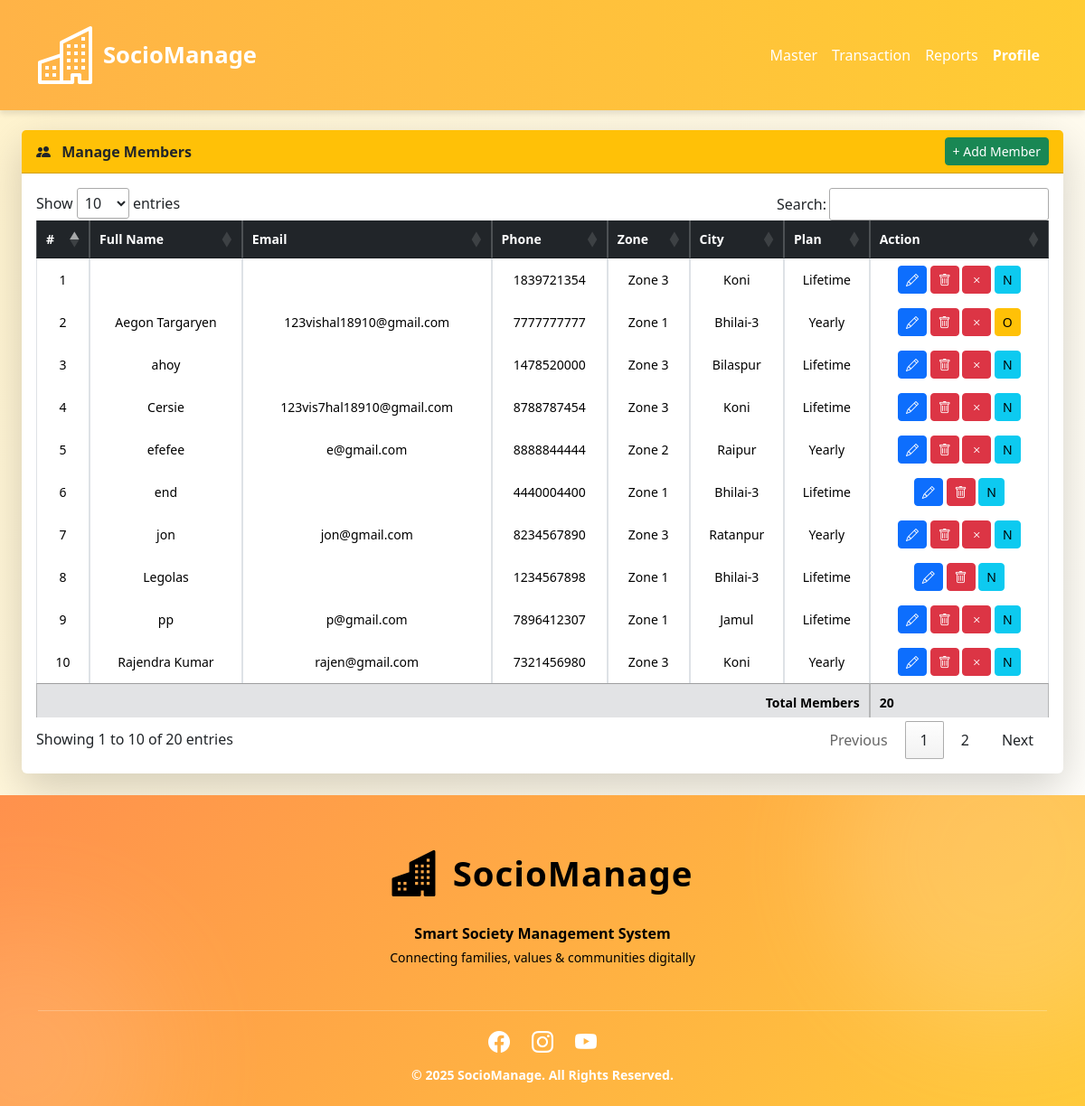
Page /dataTableMember.php (signed in) on the earlier database version.
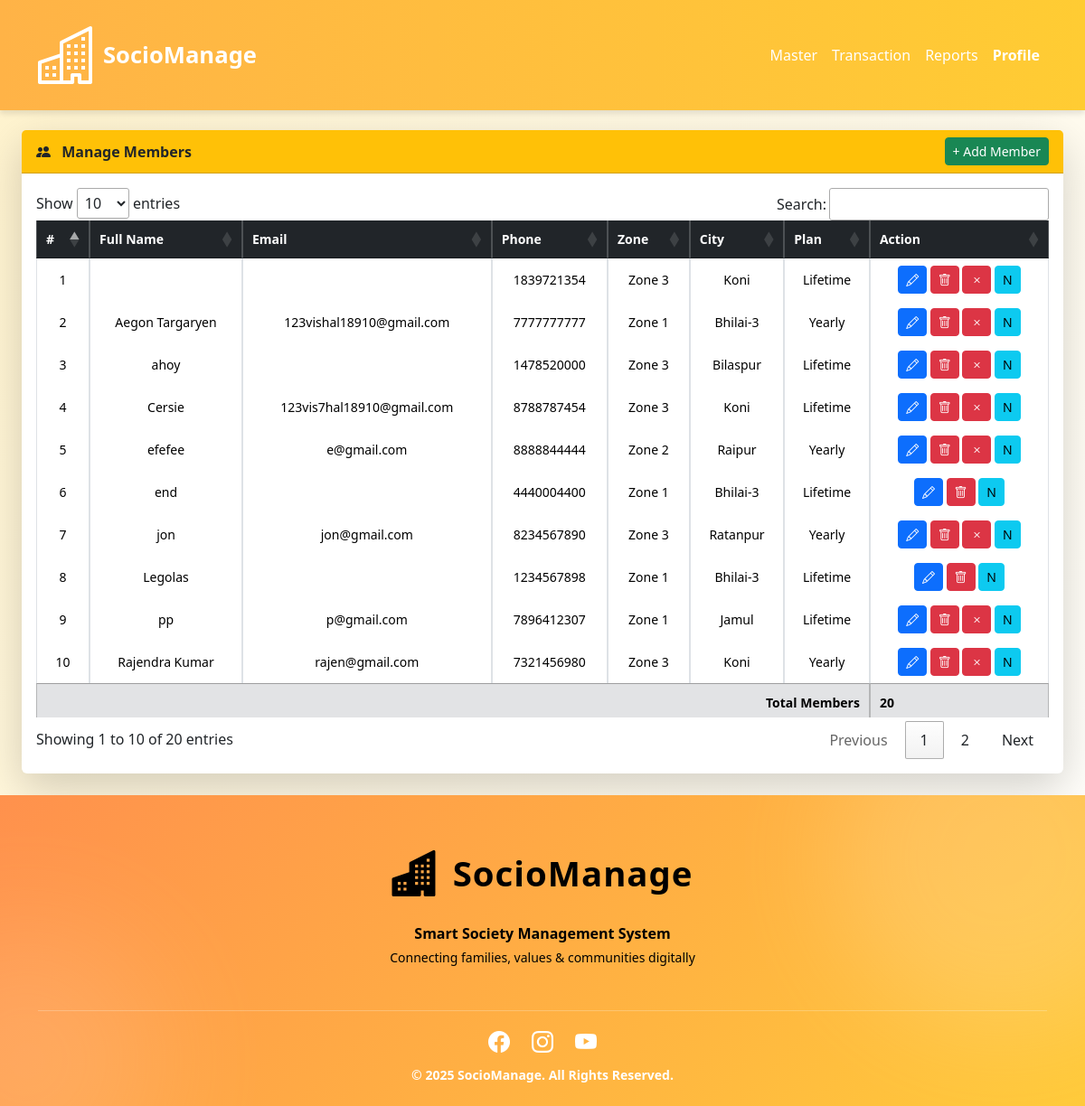
Same page on the later database version.
### tables this page shows
CREATE TABLE IF NOT EXISTS `sens_members` (
  `member_id` int NOT NULL AUTO_INCREMENT,
  `user_id` int NOT NULL,
  `zone_id` int NOT NULL,
  `city_id` int NOT NULL,
  `plan_id` int NOT NULL,
  `gender` varchar(20) NOT NULL,
  `dob` date NOT NULL,
  `membership_start` date DEFAULT NULL,
  `membership_end` date DEFAULT NULL,
  `phone` text NOT NULL,
  `address` text,
  `photo` varchar(255) DEFAULT 'default.png',
  `created_at` timestamp NULL DEFAULT CURRENT_TIMESTAMP,
  `fullname` text NOT NULL,
  `balance_amount` float NOT NULL,
  `created_by` varchar(100) DEFAULT NULL,
  `business` text NOT NULL,
  `education` text NOT NULL,
  `mstatus` int NOT NULL DEFAULT '1',
  PRIMARY KEY (`member_id`),
  KEY `user_id` (`user_id`),
  KEY `zone_id` (`zone_id`),
  KEY `city_id` (`city_id`),
  KEY `plan_id` (`plan_id`)
);

CREATE TABLE IF NOT EXISTS `sens_users` (
  `id` int NOT NULL AUTO_INCREMENT,
  `name` text NOT NULL,
  `email` varchar(150) NOT NULL,
  `password` varchar(255) NOT NULL DEFAULT '123456',
  `role` varchar(30) NOT NULL DEFAULT 'user',
  `created_at` timestamp NULL DEFAULT CURRENT_TIMESTAMP,
  `onboarding` int NOT NULL DEFAULT '0',
  `created_by` varchar(100) DEFAULT NULL,
  PRIMARY KEY (`id`)
);

CREATE TABLE IF NOT EXISTS `sens_zones` (
  `zone_id` int NOT NULL AUTO_INCREMENT,
  `zone_name` varchar(100) NOT NULL,
  `zstatus` int NOT NULL DEFAULT '1',
  `created_by` varchar(100) DEFAULT NULL,
  PRIMARY KEY (`zone_id`),
  UNIQUE KEY `name` (`zone_name`)
);

CREATE TABLE IF NOT EXISTS `sens_cities` (
  `city_id` int NOT NULL AUTO_INCREMENT,
  `zone_id` int NOT NULL,
  `city_name` varchar(100) NOT NULL,
  `cstatus` int NOT NULL DEFAULT '1',
  `created_by` varchar(20) NOT NULL,
  PRIMARY KEY (`city_id`),
  KEY `zone_id` (`zone_id`)
);

CREATE TABLE IF NOT EXISTS `sens_plans` (
  `plan_id` int NOT NULL AUTO_INCREMENT,
  `name` varchar(50) NOT NULL,
  `price` decimal(10,2) NOT NULL,
  `duration_days` int DEFAULT NULL,
  `created_by` varchar(100) DEFAULT NULL,
  PRIMARY KEY (`plan_id`)
);

### dataTableMember.php (the view, shortened to what this page needs)
<?php
if(isset($_SESSION["uname"]) && $_SESSION["utype"]=='admin')
{
include("header.php");
include("connectdb.php");
?>
<main>
<div class="d-flex flex-column flex-lg-row">
    <div class="flex-grow-1 p-4">
    <div class="card shadow-lg border-0">
        <div class="card-header bg-warning fw-bold text-dark d-flex justify-content-between align-items-center">
            <span><i class="bi bi-people-fill me-2"></i> Manage Members</span>
            <a href="adminRegisForm.php">
                <button class="btn btn-success btn-sm">+ Add Member</button>
            </a>
        </div>
        <div class="card-body">
            <div class="table-responsive mobile-table">
                <table class="table table-bordered table-hover align-middle text-center" id="myTable">
                    <thead class="table-dark">
                        <tr>
                            <th>#</th>
                            <th>Full Name</th>
                            <th>Email</th>
                            <th>Phone</th>
                            <th>Zone</th>
                            <th>City</th>
                            <th>Plan</th>
                            <th>Action</th>
                        </tr>
                    </thead>
                    <tbody>
<?php
$res = mysqli_query($con,"
SELECT
    m.*,
    z.*,
    c.*,
    p.*,
    u.email,
    r.status AS request_status
FROM sens_members m
LEFT JOIN sens_users u ON m.user_id = u.id
LEFT JOIN sens_zones z ON m.zone_id = z.zone_id
LEFT JOIN sens_cities c ON m.city_id = c.city_id
LEFT JOIN sens_requests r ON r.member_id = m.member_id
LEFT JOIN sens_plans p on p.plan_id = m.plan_id
ORDER BY m.fullname ASC
");
$i = 1;
while($row = mysqli_fetch_assoc($res)){
?>
<tr id="memberRow<?= $row['member_id'] ?>">
    <td><?= $i++ ?></td>
    <td><?= htmlspecialchars($row['fullname']) ?></td>
    <td><?= htmlspecialchars($row['email']) ?></td>
    <td><?= htmlspecialchars($row['phone']) ?></td>
    <td><?= htmlspecialchars($row['zone_name']) ?></td>
    <td><?= htmlspecialchars($row['city_name']) ?></td>
    <td><?= htmlspecialchars($row['name']) ?></td>
    <td>
       <button title="Edit" class="btn btn-sm btn-primary"
onclick="openMemberEditModal(
<?= $row['member_id'] ?>,
'<?= addslashes($row['fullname']) ?>',
'<?= $row['phone'] ?>',
'<?= $row['gender'] ?>',
'<?= $row['dob'] ?>',
'<?= $row['address'] ?>',
'<?= $row['membership_start'] ?>',
'<?= $row['membership_end'] ?>',
<?= $row['zone_id'] ?>,
<?= $row['city_id'] ?>,
<?= $row['plan_id'] ?>
)">
<i class="bi bi-pencil"></i>
</button>
        <button title="Delete" class="btn btn-sm btn-danger"
            onclick="deleteMember(<?= $row['member_id'] ?>)">
            <i class="bi bi-trash"></i>
        </button>
        <?php if($row['request_status']=='rejected'){ ?>
            <button title="Activate" class="btn btn-sm btn-success activateBtn"
                data-member="<?= $row['member_id'] ?>" data-user="<?= $row['user_id'] ?>">
                <i class="bi bi-check"></i>
            </button>
        <?php } else if($row['request_status']=='approved'){ ?>
            <button title="Deactivate" class="btn btn-sm btn-danger deactivateBtn"
                data-member="<?= $row['member_id'] ?>" data-user="<?= $row['user_id'] ?>">
                <i class="bi bi-x"></i>
            </button>
        <?php } ?>
<?php if($row['mstatus'] == 1){ ?>
    <button class="btn btn-sm btn-info"
            onclick="updateMemberStatus(<?= $row['member_id'] ?>,0)">
        N
    </button>
<?php } else { ?>
    <button class="btn btn-sm btn-warning"
            onclick="updateMemberStatus(<?= $row['member_id'] ?>,1)">
        O
    </button>
<?php } ?>
    </td>
</tr>
<?php } ?>
                    </tbody>
                    <tfoot class="table-secondary fw-bold">
                        <tr>
                            <td colspan="7" class="text-end">Total Members</td>
                            <td><?= $i-1 ?></td>
                        </tr>
                    </tfoot>
                </table>
            </div>
        </div>
    </div>
    </div>
</div>
</main>
<?php
include("footer.php");
}else{
    include("index.php");
}
?>

Differences in the rows shown:
changed sens_members "Aegon Targaryen": mstatus "O" → "N"
